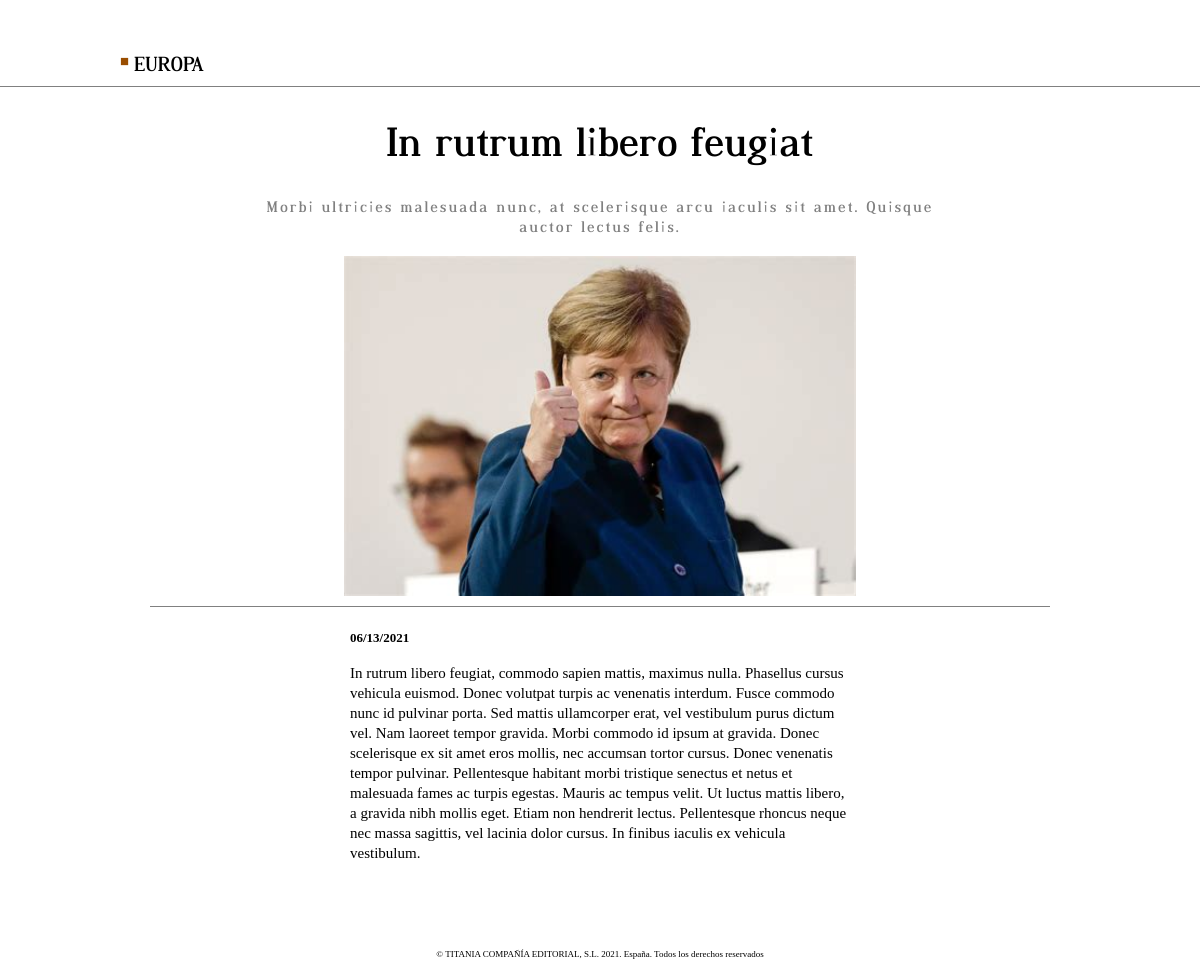
The page /ZaHtdocs/clanak.php?id=2 on the database its author committed.
### tables this page shows
CREATE TABLE `clanak` (
  `id` int(11) NOT NULL,
  `datum` varchar(32) NOT NULL,
  `naslov` varchar(64) NOT NULL,
  `podnaslov` text NOT NULL,
  `kategorija` varchar(64) NOT NULL,
  `slika` varchar(64) NOT NULL,
  `sadrzaj` text NOT NULL,
  `arhiva` tinyint(1) NOT NULL
);

### ZaHtdocs/clanak.php (the view)
<?php
include'connect.php';
if(isset($_GET["id"])){
  $id = $_GET["id"];
}
$query= "SELECT * FROM clanak WHERE id='$id' ";
$result = mysqli_query($dbc,$query);
while($row= mysqli_fetch_array($result)){
  $picture = $row['slika'];
  $datum = $row['datum'];
  $naslov = $row['naslov'];
  $kategorija = $row['kategorija'];
  $sadrzaj = $row['sadrzaj'];
  $podnaslov = $row['podnaslov'];
  echo "
<!DOCTYPE html>
   <html lang='es'>
   <head>
     <meta charset='UTF-8'>
     <link rel='stylesheet' type='text/css' href='style.css'>
     <title>El Confidencial Article</title>
   </head>
   <body>
     <header>
       <nav class='nav'>
         <h3><a id='$kategorija' href='kategorija.php?id=$kategorija'><span class='categoryLink'>$kategorija</span></a></h3>
       </nav>
         <div class='article-header'>
           <h1 id='h1article'>$naslov</h1>
           <div class='article-container'>
             <h2>$podnaslov</h2>
            <img class='big-image' alt='header img' src='".UPLPATH.$picture."'>
           </div>
         </div>
     </header>
     <main class='article-maincontainer'>
       <span id='date'>$datum</span>
       <p>
         $sadrzaj
       </p>
     </main>
     <footer>
       <ul>
         <li><a href='#'>© TITANIA COMPAÑÍA EDITORIAL, S.L. 2021. España. Todos los derechos reservados</a></li>
       </ul>
     </footer>
   </body>
   </html>";
   }
   ?>

### ZaHtdocs/style.css (style rules this page uses)
header h1 { color: #00004d; font-size:60px; margin-bottom:0px; padding:0px; }
header h2 { margin-top:0px; margin-bottom:20px; font-size:16px; padding:0px; color:grey; letter-spacing: 2px; }
h1,h2 { text-align:center; font-family:'Dustimo',sans-serif; }
h3 { font-size:25px; font-family:'Dustimo',sans-serif; }
#EUROPA::before { content:'■'; color: #994d00; font-size:15px; vertical-align:top; padding-right:5px; }
footer ul { display:block; margin: auto; list-style-type: none; margin-top:50px; padding: 10px; overflow: hidden; text-align:center; }
footer ul li { display:inline-block; }
footer ul li a { display: block; color: black; text-align: center; padding: 0px 10px 2px; text-decoration: none; font-size:9px; }
html { height:100%; }
body { min-height:100%; margin:0; }
footer { height: 50px; }
body { display: table; width: 100%; }
body > footer { display: table-row; }
.nav { border-bottom:1px solid grey; padding:20px 20px 0px 20px; }
.nav h3 { padding-left:70px; margin:30px 0px 10px 30px; font-size:20px; }
.categoryLink { color:black; text-decoration: none }
a { text-decoration: none; }
.article-container { width:720px; margin:10px auto; }
.article-header { display:block; width:900px; margin:20px auto; border-bottom:1px solid grey; }
.article-header h1 { font-size:40px; color:black; }
.article-container h2 { font-size:15px; color:grey; margin-top:30px; }
.article-maincontainer { font-size:15px; display:block; width:500px; margin:20px auto; line-height:20px; }
.big-image { width:512px; min-height:256px; max-height:512px; margin:0 auto; display:block; }
#date { color:black; font-weight:bold; font-size:13px; }

### rows shown on the page
clanak: kategorija "EUROPA", naslov "In rutrum libero feugiat", podnaslov "Morbi ultricies malesuada nunc, at scelerisque arcu iaculis sit amet. Quisque auctor lectus felis.", slika (picture), datum "06/13/2021", sadrzaj "In rutrum libero feugiat, commodo sapien mattis, maximus nulla. Phasellus cursus vehicula euismod. Donec volutpat turpis ac venenatis interdum. Fusce commodo nunc id pulvinar porta. Sed mattis ullamcorper erat, vel vestibulum purus dictum vel. Nam laoreet tempor gravida. Morbi commodo id ipsum at gravida. Donec scelerisque ex sit amet eros mollis, nec accumsan tortor cursus. Donec venenatis tempor pulvinar. Pellentesque habitant morbi tristique senectus et netus et malesuada fames ac turpis egestas. Mauris ac tempus velit. Ut luctus mattis libero, a gravida nibh mollis eget. Etiam non hendrerit lectus. Pellentesque rhoncus neque nec massa sagittis, vel lacinia dolor cursus. In finibus…"
